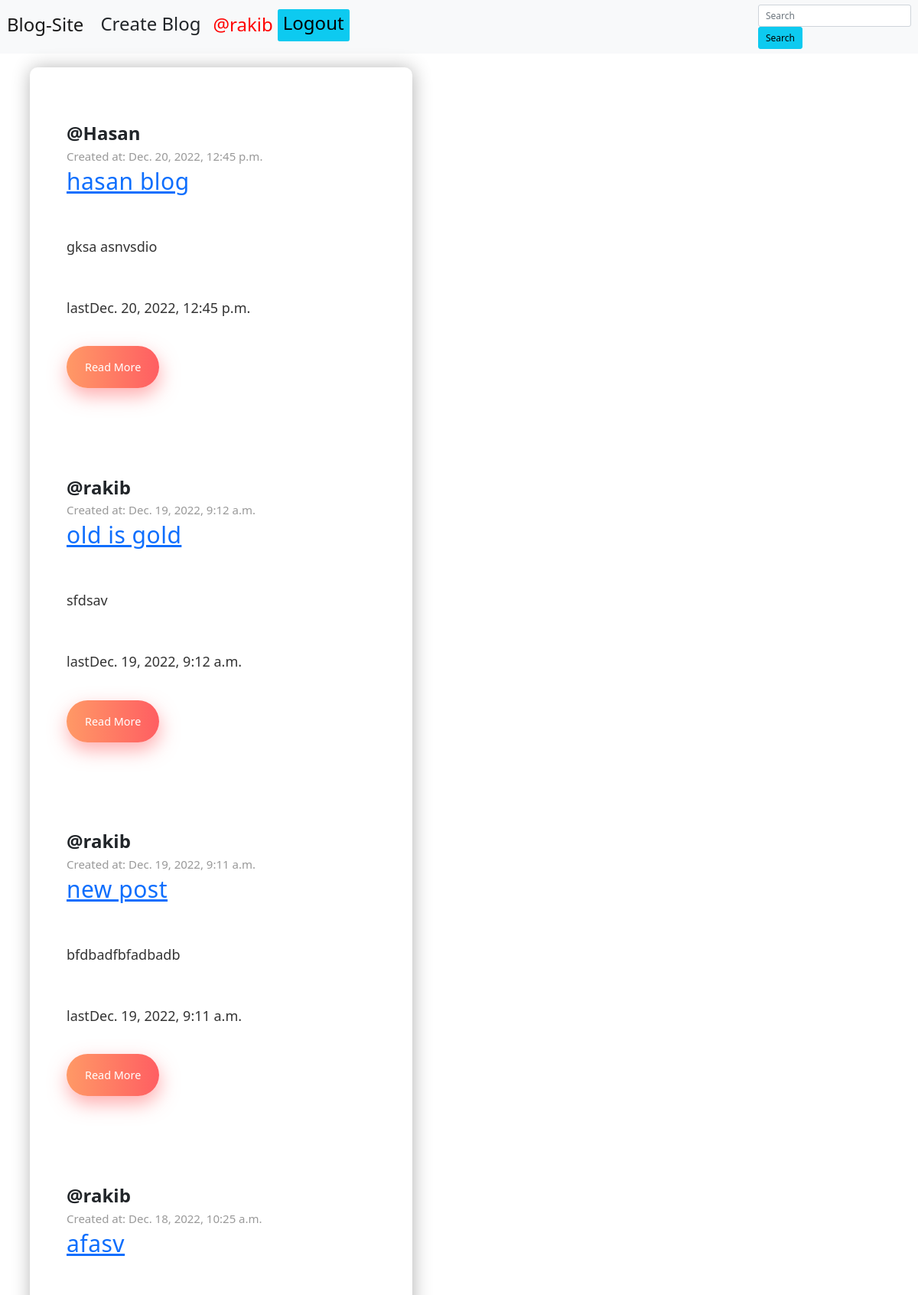
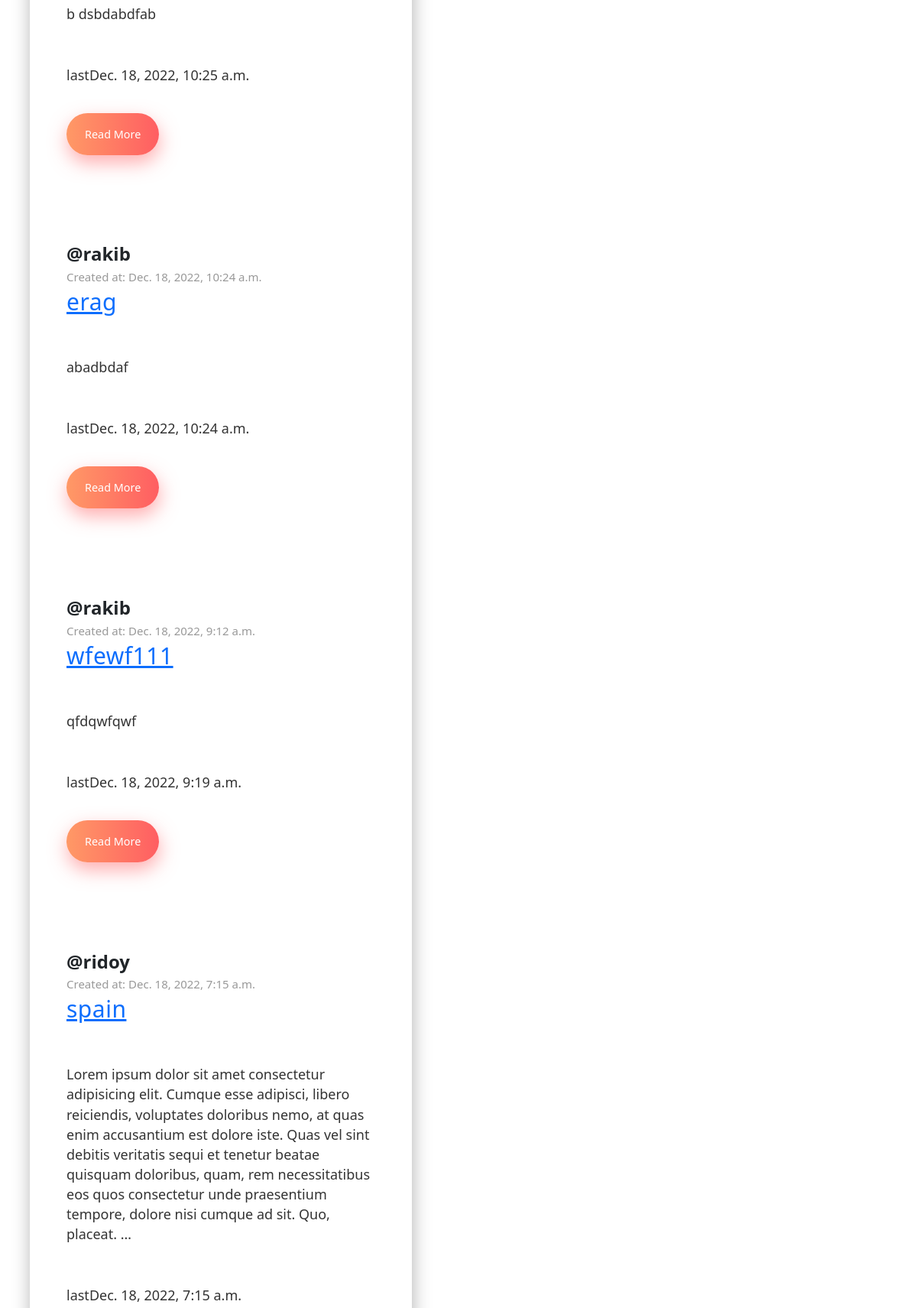
Screenshot of / (signed in, upper part) with the database file from the repository (2 pictures, top to bottom).
### myapp/models.py (models this page shows, shortened)
class Post(models.Model):
  title = models.CharField(max_length=50)
  body = models.TextField()
  author = models.ForeignKey(User, on_delete=models.CASCADE)
  created = models.DateTimeField(auto_now_add=True)
  updated = models.DateTimeField(auto_now=True)
  class Meta:
    ordering=['-created']

### myapp/views.py (the view)
# urls.py: path('',home, name='home' ),
def home(request):
  posts = postSearch(request)
  context = {'title':'Blog-Site', 'post':posts}
  return render(request, 'myapp/index.html',context)

### myapp/views.py (called while the page is built)
def postSearch(request):
  post_search = ""
  if request.GET.get("search"):
    post_search = request.GET.get('search')
  posts = Post.objects.filter(Q(title__icontains=post_search) | Q(body__icontains=post_search))
  return posts

### templates/myapp/index.html
{% extends 'base.html' %}
{% block content %}
<br>
<div class="container">
<div class="card-group">
<div class="blog_post">
{% for posts in post %}
<div class="container_copy">
  <h2><b>@{{posts.author}}</b></h2>
  <h3>Created at: {{posts.created}}</h3>
  <h1><a href="{% url 'post_details' posts.id %}">{{posts.title}}</a></h1>
  <p>{{posts.body|safe|truncatewords:"50"|linebreaks}}</p>
  <p>last{{posts.updated}}</p>
  <a class="btn_primary" href='{% url 'post_details' posts.id %}' target="_blank">Read More</a>
</div>
{% empty %}
 <h2>No post to show</h2>
<hr>
{% endfor %}
</div>
</div>
</div>
{% endblock %}

### templates/base.html (shortened to what this page needs)
<!DOCTYPE html>
{% load static %}
<html lang="en">
<head>
  <link href="https://cdn.jsdelivr.net/npm/bootstrap@5.0.2/dist/css/bootstrap.min.css" rel="stylesheet">
  <link rel="stylesheet" href="{% static 'css/base.css' %}">
</head>
<body>
 <nav class="navbar navbar-expand-lg navbar-light bg-light">
    <div class="container-fluid">
      <a class="navbar-brand" href="{% url 'home' %}"><h2>Blog-Site</h2></a>
      <div class="collapse navbar-collapse" id="navbarSupportedContent">
        <ul class="navbar-nav me-auto mb-2 mb-lg-0">
          <li class="nav-item">
            <a class="btn btn-outline-info;" aria-current="page"  href="{% url 'create_post' %}"><h2>Create Blog</h2></a>
          </li>
          {%  if request.user.is_authenticated %}
           <li class="nav-item">
            <a class="nav-link " href="{% url 'my_account' %}" tabindex="-1" aria-disabled="true"><h2 style="color: red">@{{request.user.username}}</h2></a>
            </li>
            <li class="nav-item">
              <a class="btn btn-info progress-bar-animated btn-sm" href="{% url 'logout' %}" ><h2>Logout</h2></a>
              </li>
          {% else %}
          <a class="btn btn-info progress-bar-animated btn-sm" href="{% url 'login' %}" ><h2>Login</h2></a> &nbsp;
          <a href="{% url 'signup' %}" class="btn btn-success progress-bar-animated btn-lg">Signup</a>
          {% endif %}
        </ul>
        <form action="" method="GET" class="search">
          <input type="text" name="search" placeholder="Search" aria-label="Search" class="form-control me-2">
          <input type="submit" value="Search"  class="btn btn-info">
      </form>
      </div>
    </div>
  </nav>
 {% block content %}
 {% endblock %}
</body>
</html>

### static/css/base.css (style rules this page uses)
* { padding: 0; margin: 0; }
html { font-family: "Roboto", sans-serif; font-size: 12px; }
.blog_post { background: #fff; max-width: 500px; border-radius: 10px; box-shadow: 1px 1px 2rem rgba(0, 0, 0, 0.3); position: relative; }
.container_copy { padding: 6rem 4rem 5rem 4rem; }
h3 { margin: 0 0 0.5rem 0; color: #999; font-size: 1.25rem; }
h1 { margin: 0 0 1rem 0; font-size: 2.5rem; letter-spacing: 0.5px; color: #333; }
p { margin: 0 0 4.5rem 0; font-size: 1.5rem; line-height: 1.45; color: #333; }
.btn_primary { border: none; outline: none; background: linear-gradient(90deg, #ff9966, #ff5e62); padding: 1.5rem 2rem; border-radius: 50px; color: white; font-size: 1.2rem; box-shadow: 1px 10px 2rem rgba(255, 94, 98, 0.5); transition: all 0.2s ease-in; text-decoration: none; }

### rows the page displays
Post: author "Hasan", created "Dec. 20, 2022, 12:45 p.m.", title "hasan blog", body "gksa asnvsdio", updated "Dec. 20, 2022, 12:45 p.m."
Post: author "rakib", created "Dec. 19, 2022, 9:12 a.m.", title "old is gold", body "sfdsav", updated "Dec. 19, 2022, 9:12 a.m."
Post: author "rakib", created "Dec. 19, 2022, 9:11 a.m.", title "new post", body "bfdbadfbfadbadb", updated "Dec. 19, 2022, 9:11 a.m."
Post: author "rakib", created "Dec. 18, 2022, 10:25 a.m.", title "afasv", body "b dsbdabdfab", updated "Dec. 18, 2022, 10:25 a.m."
Post: author "rakib", created "Dec. 18, 2022, 10:24 a.m.", title "erag", body "abadbdaf", updated "Dec. 18, 2022, 10:24 a.m."
Post: author "rakib", created "Dec. 18, 2022, 9:12 a.m.", title "wfewf111", body "qfdqwfqwf", updated "Dec. 18, 2022, 9:19 a.m."
Post: author "ridoy", created "Dec. 18, 2022, 7:15 a.m.", title "spain", body "Lorem ipsum dolor sit amet consectetur adipisicing elit. Cumque esse adipisci, libero reiciendis, voluptates doloribus nemo, at quas enim accusantium est dolore iste. Quas vel sint debitis veritatis sequi et tenetur beatae quisquam doloribus, quam, rem necessitatibus eos quos consectetur unde praesentium tempore, dolore nisi cumque ad sit. Quo, placeat. …", updated "Dec. 18, 2022, 7:15 a.m."

### other values shown
{{ request.user.username }} "rakib"
